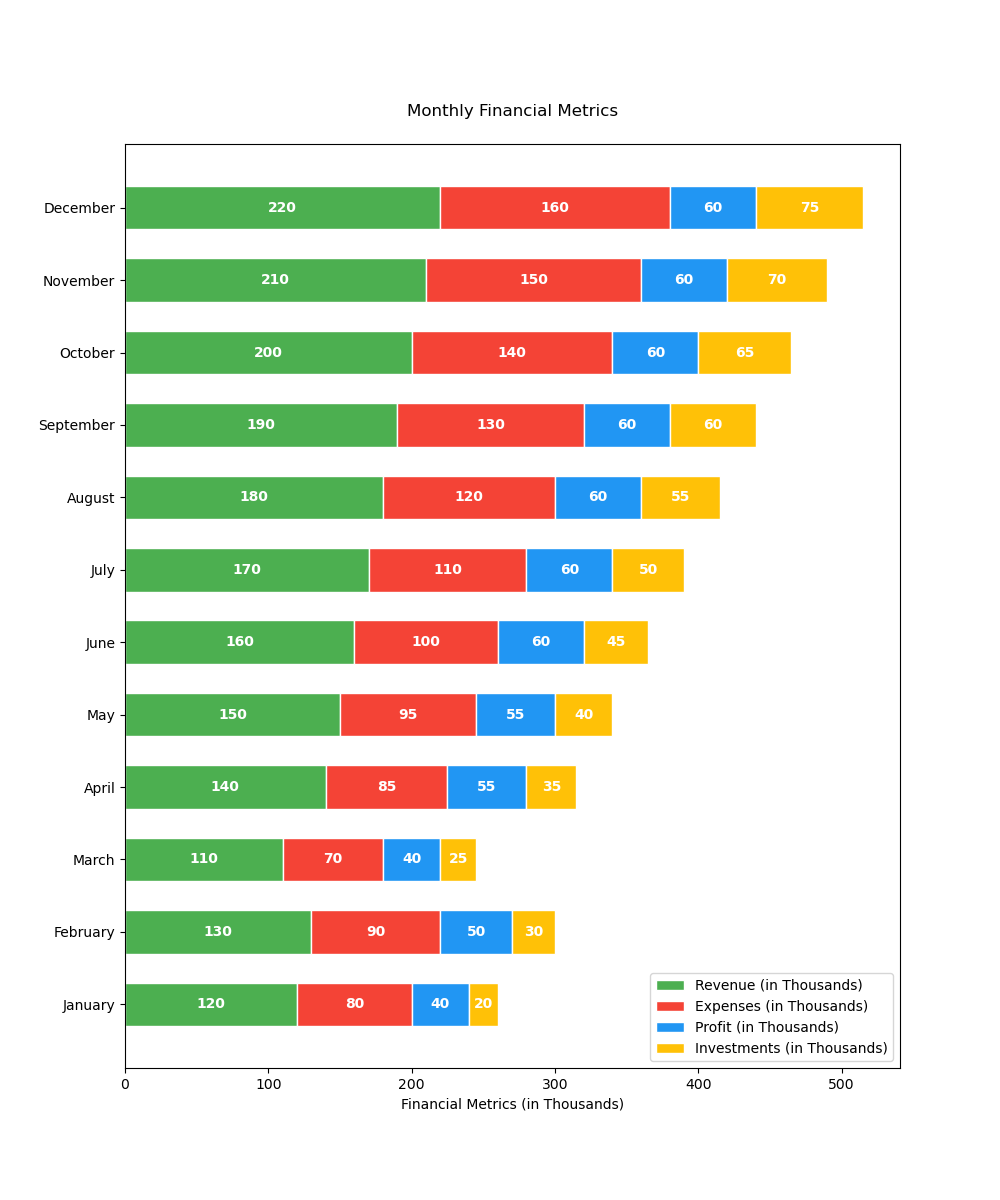

Write Python code to recreate this figure.

import matplotlib.pyplot as plt

months = ['January', 'February', 'March', 'April', 'May', 'June', 
          'July', 'August', 'September', 'October', 'November', 'December']
revenue = [120, 130, 110, 140, 150, 160, 170, 180, 190, 200, 210, 220]
expenses = [80, 90, 70, 85, 95, 100, 110, 120, 130, 140, 150, 160]
profit = [40, 50, 40, 55, 55, 60, 60, 60, 60, 60, 60, 60]
investments = [20, 30, 25, 35, 40, 45, 50, 55, 60, 65, 70, 75]

plt.figure(figsize=(10, 12))
bar_height = 0.6

plt.barh(months, revenue, color='#4CAF50', edgecolor='white', height=bar_height, label='Revenue (in Thousands)')
plt.barh(months, expenses, left=revenue, color='#F44336', edgecolor='white', height=bar_height, label='Expenses (in Thousands)')
plt.barh(months, profit, left=[i+j for i,j in zip(revenue, expenses)], color='#2196F3', edgecolor='white', height=bar_height, label='Profit (in Thousands)')
plt.barh(months, investments, left=[i+j+k for i,j,k in zip(revenue, expenses, profit)], color='#FFC107', edgecolor='white', height=bar_height, label='Investments (in Thousands)')

for i, (r, e, p, inv) in enumerate(zip(revenue, expenses, profit, investments)):
    plt.text(r/2, i, str(r), ha='center', va='center', color='white', fontweight='bold')
    plt.text(r+e/2, i, str(e), ha='center', va='center', color='white', fontweight='bold')
    plt.text(r+e+p/2, i, str(p), ha='center', va='center', color='white', fontweight='bold')
    plt.text(r+e+p+inv/2, i, str(inv), ha='center', va='center', color='white', fontweight='bold')

plt.xlabel('Financial Metrics (in Thousands)')
plt.title('Monthly Financial Metrics', pad=20)
plt.legend(loc='lower right')

plt.show()
